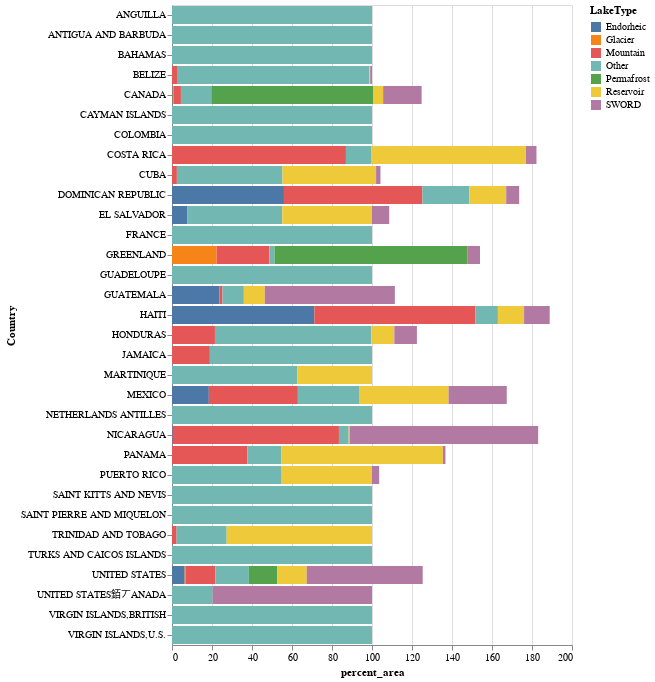

The cell this chart's notebook holds for it:
### Code cell
#TODO: Complete the following code with your dataframe and the correct columns to plot a horizontal stacked bar chart using altair
import altair as alt

alt.Chart(country_summary).mark_bar().encode(
    x='percent_area',
    y='Country',
    color='LakeType'
)

### Figure 1 — Vega-Lite specification as saved in the notebook (floating-point values rounded to 4 significant figures)
{"config": {"view": {"continuousWidth": 400, "continuousHeight": 300}}, "data": {"name": "data-61ad9c2d99e2784e3415ec861976d0c6"}, "mark": "bar", "encoding": {"color": {"field": "LakeType", "type": "nominal"}, "x": {"field": "percent_area", "type": "quantitative"}, "y": {"field": "Country", "type": "nominal"}}, "$schema": "https://vega.github.io/schema/vega-lite/v4.17.0.json", "datasets": {"data-61ad9c2d99e2784e3415ec861976d0c6": [{"Country": "ANGUILLA", "LakeType": "Other", "Area": 1.462, "Count": 6, "TotalCount": 6, "TotalArea": 1.462, "percent_nLake": 100.0, "percent_area": 100.0}, {"Country": "ANTIGUA AND BARBUDA", "LakeType": "Other", "Area": 7.51, "Count": 12, "TotalCount": 12, "TotalArea": 7.51, "percent_nLake": 100.0, "percent_area": 100.0}, {"Country": "BAHAMAS", "LakeType": "Other", "Area": 954.4, "Count": 614, "TotalCount": 614, "TotalArea": 954.4, "percent_nLake": 100.0, "percent_area": 100.0}, {"Country": "BELIZE", "LakeType": "Mountain", "Area": 8.33, "Count": 4, "TotalCount": 180, "TotalArea": 291.9, "percent_nLake": 2.222, "percent_area": 2.854}, {"Country": "BELIZE", "LakeType": "Other", "Area": 279.8, "Count": 174, "TotalCount": 180, "TotalArea": 291.9, "percent_nLake": 96.67, "percent_area": 95.85}, {"Country": "BELIZE", "LakeType": "Reservoir", "Area": 1.106, "Count": 1, "TotalCount": 180, "TotalArea": 291.9, "percent_nLake": 0.5556, "percent_area": 0.3789}, {"Country": "BELIZE", "LakeType": "SWORD", "Area": 2.666, "Count": 1, "TotalCount": 180, "TotalArea": 291.9, "percent_nLake": 0.5556, "percent_area": 0.9134}, {"Country": "CANADA", "LakeType": "Endorheic", "Area": 3040.0, "Count": 1760, "TotalCount": 887724, "TotalArea": 903000.0, "percent_nLake": 0.1983, "percent_area": 0.3366}, {"Country": "CANADA", "LakeType": "Glacier", "Area": 3446.0, "Count": 2828, "TotalCount": 887724, "TotalArea": 903000.0, "percent_nLake": 0.3186, "percent_area": 0.3817}, {"Country": "CANADA", "LakeType": "Mountain", "Area": 33790.0, "Count": 26997, "TotalCount": 887724, "TotalArea": 903000.0, "percent_nLake": 3.041, "percent_area": 3.742}, {"Country": "CANADA", "LakeType": "Other", "Area": 137100.0, "Count": 155352, "TotalCount": 887724, "TotalArea": 903000.0, "percent_nLake": 17.5, "percent_area": 15.18}, {"Country": "CANADA", "LakeType": "Permafrost", "Area": 732300.0, "Count": 723175, "TotalCount": 887724, "TotalArea": 903000.0, "percent_nLake": 81.46, "percent_area": 81.09}, {"Country": "CANADA", "LakeType": "Reservoir", "Area": 43660.0, "Count": 157, "TotalCount": 887724, "TotalArea": 903000.0, "percent_nLake": 0.01769, "percent_area": 4.835}, {"Country": "CANADA", "LakeType": "SWORD", "Area": 173800.0, "Count": 2614, "TotalCount": 887724, "TotalArea": 903000.0, "percent_nLake": 0.2945, "percent_area": 19.24}, {"Country": "CAYMAN ISLANDS", "LakeType": "Other", "Area": 5.249, "Count": 7, "TotalCount": 7, "TotalArea": 5.249, "percent_nLake": 100.0, "percent_area": 100.0}, {"Country": "COLOMBIA", "LakeType": "Other", "Area": 0.02928, "Count": 1, "TotalCount": 1, "TotalArea": 0.02928, "percent_nLake": 100.0, "percent_area": 100.0}, {"Country": "COSTA RICA", "LakeType": "Mountain", "Area": 99.55, "Count": 117, "TotalCount": 198, "TotalArea": 114.5, "percent_nLake": 59.09, "percent_area": 86.97}, {"Country": "COSTA RICA", "LakeType": "Other", "Area": 14.37, "Count": 80, "TotalCount": 198, "TotalArea": 114.5, "percent_nLake": 40.4, "percent_area": 12.55}, {"Country": "COSTA RICA", "LakeType": "Reservoir", "Area": 88.62, "Count": 7, "TotalCount": 198, "TotalArea": 114.5, "percent_nLake": 3.535, "percent_area": 77.42}, {"Country": "COSTA RICA", "LakeType": "SWORD", "Area": 6.059, "Count": 2, "TotalCount": 198, "TotalArea": 114.5, "percent_nLake": 1.01, "percent_area": 5.293}, {"Country": "CUBA", "LakeType": "Mountain", "Area": 39.21, "Count": 35, "TotalCount": 3342, "TotalArea": 1604.0, "percent_nLake": 1.047, "percent_area": 2.445}, {"Country": "CUBA", "LakeType": "Other", "Area": 846.7, "Count": 3068, "TotalCount": 3342, "TotalArea": 1604.0, "percent_nLake": 91.8, "percent_area": 52.8}, {"Country": "CUBA", "LakeType": "Reservoir", "Area": 750.6, "Count": 247, "TotalCount": 3342, "TotalArea": 1604.0, "percent_nLake": 7.391, "percent_area": 46.8}, {"Country": "CUBA", "LakeType": "SWORD", "Area": 34.98, "Count": 1, "TotalCount": 3342, "TotalArea": 1604.0, "percent_nLake": 0.02992, "percent_area": 2.181}, {"Country": "DOMINICAN REPUBLIC", "LakeType": "Endorheic", "Area": 227.9, "Count": 7, "TotalCount": 110, "TotalArea": 407.0, "percent_nLake": 6.364, "percent_area": 55.98}, {"Country": "DOMINICAN REPUBLIC", "LakeType": "Mountain", "Area": 281.7, "Count": 32, "TotalCount": 110, "TotalArea": 407.0, "percent_nLake": 29.09, "percent_area": 69.22}, {"Country": "DOMINICAN REPUBLIC", "LakeType": "Other", "Area": 95.44, "Count": 70, "TotalCount": 110, "TotalArea": 407.0, "percent_nLake": 63.64, "percent_area": 23.45}, {"Country": "DOMINICAN REPUBLIC", "LakeType": "Reservoir", "Area": 75.09, "Count": 13, "TotalCount": 110, "TotalArea": 407.0, "percent_nLake": 11.82, "percent_area": 18.45}, {"Country": "DOMINICAN REPUBLIC", "LakeType": "SWORD", "Area": 26.4, "Count": 1, "TotalCount": 110, "TotalArea": 407.0, "percent_nLake": 0.9091, "percent_area": 6.486}, {"Country": "EL SALVADOR", "LakeType": "Endorheic", "Area": 23.38, "Count": 1, "TotalCount": 39, "TotalArea": 301.7, "percent_nLake": 2.564, "percent_area": 7.75}, {"Country": "EL SALVADOR", "LakeType": "Other", "Area": 143.0, "Count": 36, "TotalCount": 39, "TotalArea": 301.7, "percent_nLake": 92.31, "percent_area": 47.4}, {"Country": "EL SALVADOR", "LakeType": "Reservoir", "Area": 135.3, "Count": 2, "TotalCount": 39, "TotalArea": 301.7, "percent_nLake": 5.128, "percent_area": 44.85}, {"Country": "EL SALVADOR", "LakeType": "SWORD", "Area": 25.98, "Count": 1, "TotalCount": 39, "TotalArea": 301.7, "percent_nLake": 2.564, "percent_area": 8.611}, {"Country": "FRANCE", "LakeType": "Other", "Area": 6.61, "Count": 1, "TotalCount": 1, "TotalArea": 6.61, "percent_nLake": 100.0, "percent_area": 100.0}, {"Country": "GREENLAND", "LakeType": "Glacier", "Area": 2230.0, "Count": 405, "TotalCount": 3039, "TotalArea": 10010.0, "percent_nLake": 13.33, "percent_area": 22.29}, {"Country": "GREENLAND", "LakeType": "Mountain", "Area": 2639.0, "Count": 793, "TotalCount": 3039, "TotalArea": 10010.0, "percent_nLake": 26.09, "percent_area": 26.37}, {"Country": "GREENLAND", "LakeType": "Other", "Area": 262.7, "Count": 198, "TotalCount": 3039, "TotalArea": 10010.0, "percent_nLake": 6.515, "percent_area": 2.626}, {"Country": "GREENLAND", "LakeType": "Permafrost", "Area": 9660.0, "Count": 2802, "TotalCount": 3039, "TotalArea": 10010.0, "percent_nLake": 92.2, "percent_area": 96.54}, {"Country": "GREENLAND", "LakeType": "SWORD", "Area": 619.3, "Count": 28, "TotalCount": 3039, "TotalArea": 10010.0, "percent_nLake": 0.9214, "percent_area": 6.189}, {"Country": "GUADELOUPE", "LakeType": "Other", "Area": 1.703, "Count": 7, "TotalCount": 7, "TotalArea": 1.703, "percent_nLake": 100.0, "percent_area": 100.0}, {"Country": "GUATEMALA", "LakeType": "Endorheic", "Area": 269.3, "Count": 20, "TotalCount": 351, "TotalArea": 1137.0, "percent_nLake": 5.698, "percent_area": 23.68}, {"Country": "GUATEMALA", "LakeType": "Mountain", "Area": 18.01, "Count": 27, "TotalCount": 351, "TotalArea": 1137.0, "percent_nLake": 7.692, "percent_area": 1.584}, {"Country": "GUATEMALA", "LakeType": "Other", "Area": 121.3, "Count": 299, "TotalCount": 351, "TotalArea": 1137.0, "percent_nLake": 85.19, "percent_area": 10.67}, {"Country": "GUATEMALA", "LakeType": "Reservoir", "Area": 118.9, "Count": 4, "TotalCount": 351, "TotalArea": 1137.0, "percent_nLake": 1.14, "percent_area": 10.46}, {"Country": "GUATEMALA", "LakeType": "SWORD", "Area": 739.7, "Count": 4, "TotalCount": 351, "TotalArea": 1137.0, "percent_nLake": 1.14, "percent_area": 65.05}, {"Country": "HAITI", "LakeType": "Endorheic", "Area": 131.2, "Count": 5, "TotalCount": 165, "TotalArea": 184.4, "percent_nLake": 3.03, "percent_area": 71.17}, {"Country": "HAITI", "LakeType": "Mountain", "Area": 148.4, "Count": 48, "TotalCount": 165, "TotalArea": 184.4, "percent_nLake": 29.09, "percent_area": 80.47}, {"Country": "HAITI", "LakeType": "Other", "Area": 20.86, "Count": 109, "TotalCount": 165, "TotalArea": 184.4, "percent_nLake": 66.06, "percent_area": 11.31}, {"Country": "HAITI", "LakeType": "Reservoir", "Area": 24.12, "Count": 3, "TotalCount": 165, "TotalArea": 184.4, "percent_nLake": 1.818, "percent_area": 13.08}, {"Country": "HAITI", "LakeType": "SWORD", "Area": 23.64, "Count": 3, "TotalCount": 165, "TotalArea": 184.4, "percent_nLake": 1.818, "percent_area": 12.82}, {"Country": "HONDURAS", "LakeType": "Mountain", "Area": 168.0, "Count": 24, "TotalCount": 273, "TotalArea": 782.6, "percent_nLake": 8.791, "percent_area": 21.46}, {"Country": "HONDURAS", "LakeType": "Other", "Area": 612.1, "Count": 243, "TotalCount": 273, "TotalArea": 782.6, "percent_nLake": 89.01, "percent_area": 78.21}, {"Country": "HONDURAS", "LakeType": "Reservoir", "Area": 89.89, "Count": 4, "TotalCount": 273, "TotalArea": 782.6, "percent_nLake": 1.465, "percent_area": 11.49}, {"Country": "HONDURAS", "LakeType": "SWORD", "Area": 88.38, "Count": 5, "TotalCount": 273, "TotalArea": 782.6, "percent_nLake": 1.832, "percent_area": 11.29}, {"Country": "JAMAICA", "LakeType": "Endorheic", "Area": 0.000936, "Count": 5, "TotalCount": 74, "TotalArea": 27.31, "percent_nLake": 6.757, "percent_area": 0.003427}, {"Country": "JAMAICA", "LakeType": "Mountain", "Area": 5.17, "Count": 15, "TotalCount": 74, "TotalArea": 27.31, "percent_nLake": 20.27, "percent_area": 18.93}, {"Country": "JAMAICA", "LakeType": "Other", "Area": 22.14, "Count": 54, "TotalCount": 74, "TotalArea": 27.31, "percent_nLake": 72.97, "percent_area": 81.07}, {"Country": "MARTINIQUE", "LakeType": "Other", "Area": 0.7627, "Count": 1, "TotalCount": 2, "TotalArea": 1.217, "percent_nLake": 50.0, "percent_area": 62.65}, {"Country": "MARTINIQUE", "LakeType": "Reservoir", "Area": 0.4547, "Count": 1, "TotalCount": 2, "TotalArea": 1.217, "percent_nLake": 50.0, "percent_area": 37.35}, {"Country": "MEXICO", "LakeType": "Endorheic", "Area": 2378.0, "Count": 3043, "TotalCount": 13226, "TotalArea": 12910.0, "percent_nLake": 23.01, "percent_area": 18.42}, {"Country": "MEXICO", "LakeType": "Mountain", "Area": 5749.0, "Count": 5339, "TotalCount": 13226, "TotalArea": 12910.0, "percent_nLake": 40.37, "percent_area": 44.52}, {"Country": "MEXICO", "LakeType": "Other", "Area": 3947.0, "Count": 6426, "TotalCount": 13226, "TotalArea": 12910.0, "percent_nLake": 48.59, "percent_area": 30.56}, {"Country": "MEXICO", "LakeType": "Reservoir", "Area": 5784.0, "Count": 433, "TotalCount": 13226, "TotalArea": 12910.0, "percent_nLake": 3.274, "percent_area": 44.79}, {"Country": "MEXICO", "LakeType": "SWORD", "Area": 3758.0, "Count": 85, "TotalCount": 13226, "TotalArea": 12910.0, "percent_nLake": 0.6427, "percent_area": 29.1}, {"Country": "NETHERLANDS ANTILLES", "LakeType": "Other", "Area": 42.45, "Count": 17, "TotalCount": 17, "TotalArea": 42.45, "percent_nLake": 100.0, "percent_area": 100.0}, {"Country": "NICARAGUA", "LakeType": "Endorheic", "Area": 32.81, "Count": 6, "TotalCount": 202, "TotalArea": 9444.0, "percent_nLake": 2.97, "percent_area": 0.3474}, {"Country": "NICARAGUA", "LakeType": "Mountain", "Area": 7850.0, "Count": 8, "TotalCount": 202, "TotalArea": 9444.0, "percent_nLake": 3.96, "percent_area": 83.12}, {"Country": "NICARAGUA", "LakeType": "Other", "Area": 460.3, "Count": 181, "TotalCount": 202, "TotalArea": 9444.0, "percent_nLake": 89.6, "percent_area": 4.874}, {"Country": "NICARAGUA", "LakeType": "Reservoir", "Area": 44.07, "Count": 2, "TotalCount": 202, "TotalArea": 9444.0, "percent_nLake": 0.9901, "percent_area": 0.4666}, {"Country": "NICARAGUA", "LakeType": "SWORD", "Area": 8904.0, "Count": 8, "TotalCount": 202, "TotalArea": 9444.0, "percent_nLake": 3.96, "percent_area": 94.28}, {"Country": "PANAMA", "LakeType": "Mountain", "Area": 318.1, "Count": 52, "TotalCount": 280, "TotalArea": 844.5, "percent_nLake": 18.57, "percent_area": 37.67}, {"Country": "PANAMA", "LakeType": "Other", "Area": 142.7, "Count": 225, "TotalCount": 280, "TotalArea": 844.5, "percent_nLake": 80.36, "percent_area": 16.9}, {"Country": "PANAMA", "LakeType": "Reservoir", "Area": 683.0, "Count": 6, "TotalCount": 280, "TotalArea": 844.5, "percent_nLake": 2.143, "percent_area": 80.88}, {"Country": "PANAMA", "LakeType": "SWORD", "Area": 10.67, "Count": 1, "TotalCount": 280, "TotalArea": 844.5, "percent_nLake": 0.3571, "percent_area": 1.264}, {"Country": "PUERTO RICO", "LakeType": "Other", "Area": 26.55, "Count": 132, "TotalCount": 148, "TotalArea": 48.72, "percent_nLake": 89.19, "percent_area": 54.5}, {"Country": "PUERTO RICO", "LakeType": "Reservoir", "Area": 22.17, "Count": 16, "TotalCount": 148, "TotalArea": 48.72, "percent_nLake": 10.81, "percent_area": 45.5}, {"Country": "PUERTO RICO", "LakeType": "SWORD", "Area": 1.75, "Count": 1, "TotalCount": 148, "TotalArea": 48.72, "percent_nLake": 0.6757, "percent_area": 3.593}, {"Country": "SAINT KITTS AND NEVIS", "LakeType": "Other", "Area": 1.159, "Count": 1, "TotalCount": 1, "TotalArea": 1.159, "percent_nLake": 100.0, "percent_area": 100.0}, {"Country": "SAINT PIERRE AND MIQUELON", "LakeType": "Other", "Area": 2.29, "Count": 4, "TotalCount": 4, "TotalArea": 2.29, "percent_nLake": 100.0, "percent_area": 100.0}, {"Country": "TRINIDAD AND TOBAGO", "LakeType": "Mountain", "Area": 0.1765, "Count": 1, "TotalCount": 9, "TotalArea": 7.623, "percent_nLake": 11.11, "percent_area": 2.316}, {"Country": "TRINIDAD AND TOBAGO", "LakeType": "Other", "Area": 1.908, "Count": 6, "TotalCount": 9, "TotalArea": 7.623, "percent_nLake": 66.67, "percent_area": 25.03}, {"Country": "TRINIDAD AND TOBAGO", "LakeType": "Reservoir", "Area": 5.539, "Count": 2, "TotalCount": 9, "TotalArea": 7.623, "percent_nLake": 22.22, "percent_area": 72.66}, {"Country": "TURKS AND CAICOS ISLANDS", "LakeType": "Other", "Area": 55.54, "Count": 47, "TotalCount": 47, "TotalArea": 55.54, "percent_nLake": 100.0, "percent_area": 100.0}, {"Country": "UNITED STATES", "LakeType": "Endorheic", "Area": 17040.0, "Count": 6211, "TotalCount": 224339, "TotalArea": 268700.0, "percent_nLake": 2.769, "percent_area": 6.343}, {"Country": "UNITED STATES", "LakeType": "Glacier", "Area": 1563.0, "Count": 1362, "TotalCount": 224339, "TotalArea": 268700.0, "percent_nLake": 0.6071, "percent_area": 0.5819}, {"Country": "UNITED STATES", "LakeType": "Mountain", "Area": 39630.0, "Count": 28836, "TotalCount": 224339, "TotalArea": 268700.0, "percent_nLake": 12.85, "percent_area": 14.75}, {"Country": "UNITED STATES", "LakeType": "Other", "Area": 44940.0, "Count": 140248, "TotalCount": 224339, "TotalArea": 268700.0, "percent_nLake": 62.52, "percent_area": 16.73}, {"Country": "UNITED STATES", "LakeType": "Permafrost", "Area": 38400.0, "Count": 57369, "TotalCount": 224339, "TotalArea": 268700.0, "percent_nLake": 25.57, "percent_area": 14.29}, {"Country": "UNITED STATES", "LakeType": "Reservoir", "Area": 39400.0, "Count": 3219, "TotalCount": 224339, "TotalArea": 268700.0, "percent_nLake": 1.435, "percent_area": 14.66}, {"Country": "UNITED STATES", "LakeType": "SWORD", "Area": 155800.0, "Count": 982, "TotalCount": 224339, "TotalArea": 268700.0, "percent_nLake": 0.4377, "percent_area": 58.0}, {"Country": "UNITED STATES銆丆ANADA", "LakeType": "Other", "Area": 25900.0, "Count": 75, "TotalCount": 77, "TotalArea": 127500.0, "percent_nLake": 97.4, "percent_area": 20.31}, {"Country": "UNITED STATES銆丆ANADA", "LakeType": "SWORD", "Area": 101600.0, "Count": 2, "TotalCount": 77, "TotalArea": 127500.0, "percent_nLake": 2.597, "percent_area": 79.69}, {"Country": "VIRGIN ISLANDS,BRITISH", "LakeType": "Other", "Area": 5.27, "Count": 3, "TotalCount": 3, "TotalArea": 5.27, "percent_nLake": 100.0, "percent_area": 100.0}, {"Country": "VIRGIN ISLANDS,U.S.", "LakeType": "Other", "Area": 1.759, "Count": 6, "TotalCount": 6, "TotalArea": 1.759, "percent_nLake": 100.0, "percent_area": 100.0}]}}
